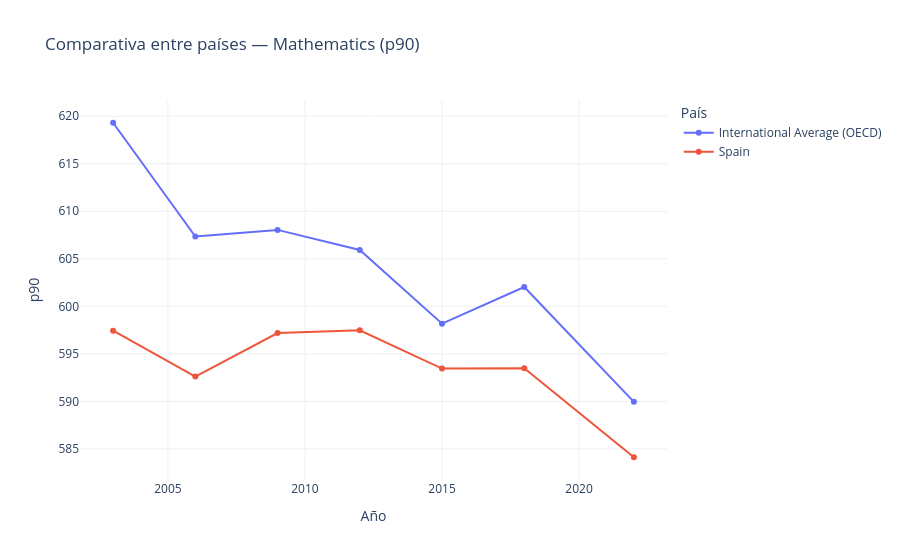

Notebook cell for this chart:
### Code cell
# La métrica es el percentil 90 (el 10 % de alumnos con mejor nota) en lugar de la media
plot_comparar_paises(df=resultados_ocde, paises=['Spain', MEDIA_OCDE], materia='mathematics', metrica='p90').show()

### Figure 1 — Plotly figure (JSON) as saved in the notebook; plotly's stock layout.template omitted (floating-point values rounded to 4 significant figures)
{"data": [{"hovertemplate": "country=International Average (OECD)<br>year=%{x}<br>p90=%{y}<extra></extra>", "legendgroup": "International Average (OECD)", "line": {"color": "#636EFA", "dash": "solid"}, "marker": {"symbol": "circle"}, "mode": "lines+markers", "name": "International Average (OECD)", "orientation": "v", "showlegend": true, "type": "scatter", "x": [2003, 2006, 2009, 2012, 2015, 2018, 2022], "xaxis": "x", "y": [619.3, 607.3, 608.0, 605.9, 598.2, 602.0, 590.0], "yaxis": "y"}, {"hovertemplate": "country=Spain<br>year=%{x}<br>p90=%{y}<extra></extra>", "legendgroup": "Spain", "line": {"color": "#EF553B", "dash": "solid"}, "marker": {"symbol": "circle"}, "mode": "lines+markers", "name": "Spain", "orientation": "v", "showlegend": true, "type": "scatter", "x": [2003, 2006, 2009, 2012, 2015, 2018, 2022], "xaxis": "x", "y": [597.4, 592.6, 597.2, 597.5, 593.4, 593.5, 584.1], "yaxis": "y"}], "layout": {"hovermode": "x unified", "legend": {"title": {"text": "País"}, "tracegroupgap": 0}, "title": {"text": "Comparativa entre países — Mathematics (p90)"}, "xaxis": {"anchor": "y", "domain": [0.0, 1.0], "title": {"text": "Año"}}, "yaxis": {"anchor": "x", "domain": [0.0, 1.0], "title": {"text": "p90"}}}}
